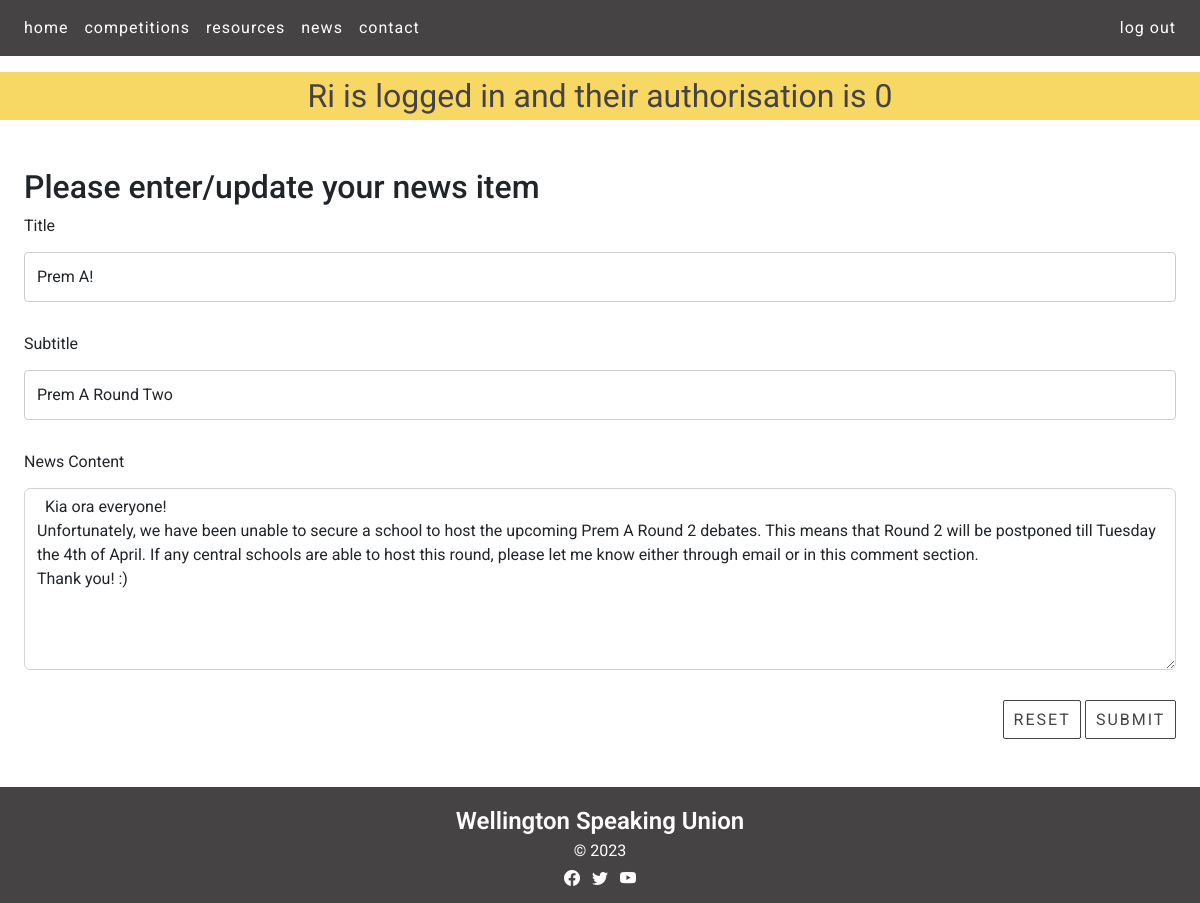
Page /news_cud?id=1&task=update (signed in) on the committed database.
### tables this page shows
CREATE TABLE news(
    news_id integer primary key autoincrement not null,
    title text not null unique,
    subtitle text not null unique,
    content text not null unique,
    newsdate date not null,
    member_id integer not null,
    foreign key(member_id) references member(member_id)
);

### server.py (the view, shortened to what this page needs)
@app.route ('/news_cud', methods=["GET", "POST"])
def news_cud():
    data = request.args
    required_keys = ['id','task']
    for k in required_keys:
        if k not in data.keys():
            message = "Do not know what to do with read update on news (key not present)"
            return render_template('error.html', message=message)
    if request.method == "GET":
        if data['task'] == 'delete':
            sql = "delete from news where news_id = ?"
            values_tuple = (data['id'],)
            result = run_commit_query(sql, values_tuple, db_path)
            return redirect(url_for('news'))
        elif data['task'] == 'update':
            sql = """ select title, subtitle, content from news where news_id=?"""
            values_tuple = (data['id'])
            result = run_search_query_tuples(sql, values_tuple, db_path, True)
            result = result[0]
            return render_template("news_cud.html",
                                    **result,
                                   id=data['id'],
                                   task=data['task'])
        elif data['task'] == 'add':
            temp = {'title': 'Test Title', 'subtitle': 'Test subtitle', 'content': 'Test content' }
            return render_template("news_cud.html",
                                   id=0,
                                   task=data['task'],
                                   **temp)
        else:
            message = "Unrecognised task coming from news page"
            return render_template('error.html', message=message)

### db_functions.py (called while the page is built)
def run_search_query_tuples(sql_query, values_tuple, file_path, rowfactory=False):
    result = None
    try:
        db = sqlite3.connect(file_path)
        if rowfactory:
            db.row_factory = sqlite3.Row
        cursor = db.cursor()
        cursor.execute(sql_query, values_tuple)
        result = cursor.fetchall()
        cursor.close()
    except sqlite3.Error as error:
        print("Error running search query tuples: {}".format(error))
        return None
    db.close()
    if result is None:
        print("No search values were found")
    return result

### templates/news_cud.html (shortened to what this page needs)
{% extends "layout.html" %}
{% block content %}
<div class="ecent-news-containers white-bg">
  <div class="news p-4 my-4">
    <h2>Please enter/update your news item</h2>
    <form action="{{url_for('news_cud', id=id, task=task)}}" method="POST">
      <div>
        <label for="title" class="form-label">Title</label>
        <input type="text" class="form-control" id="title" name="title" placeholder="" value="{{title}}" required>
      </div>
      <div>
        <label for="subtitle" class="form-label">Subtitle</label>
        <input type="text" class="form-control" id="subtitle" name="subtitle" placeholder="" value="{{subtitle}}" required>
      </div>
      <div>
        <label for="content" class="form-label">News Content</label>
        <textarea class="form-control" id="content" name="content" rows="7" required> {{content}} </textarea>
      </div>
      <div class="text-end">
        <button type="reset" class="btn btn-primary recent-news-button">Reset</button>
        <button type="submit" class="btn btn-primary recent-news-button">Submit</button>
      </div>
    </form>
  </div>
</div>
{% endblock %}

### static/styles.css (style rules this page uses)
:root { --brand-black: rgb(27,27,28); --brand-dark-gray: rgb(70,67,68); --brand-light-gray: rgb(104,102,103); --brand-yellow: rgb(248,216,101); --brand-white: rgb(255,255,255); }
.btn-primary, .btn-primary:hover { color:var(--brand-dark-gray); background-color:var(--brand-yellow); border-color:var(--brand-dark-gray); --bs-btn-active-bg:var(--brand-yellow); --bs-btn-active-border-color:var(--brand-white); --bs-btn-color: #fff; --bs-btn-bg:var(--brand-yellow); --bs-btn-border-color:transparent; --bs-btn-hover-color:var(--brand-dark-gray); --bs-btn-hover-bg:var(--brand-yellow); --bs-btn-hover-border-color:var(--brand-dark-gray); --bs-btn-focus-shadow-rgb: 49,132,253; --bs-btn-active-color: #fff; --bs-btn-active-shadow: inset 0 3px 5px rgba(0, 0, 0, 0.125); --bs-btn-disabled-color: #fff; --bs-btn-disabled-bg:var(--brand-yellow); --bs-btn-disabled-border-color: }
.btn, .btn-circle { display:inline-block; margin:auto; text-align: center; letter-spacing: 2px; color: var(--brand-white); vertical-align: middle; user-select: none; border: 1px solid transparent; text-transform: uppercase; padding: 1.1em 1.3em 1.1em 1.5em; transition: color 0.5s ease-in-out,background-color 0.5s ease-in-out,border-color 0.5s ease-in-out,box-shadow 1s cubic-bezier(.019,1,.22,1); position:relative; }
body { font-family: 'Roboto', serif; font-size: 100%; background-color: var(--brand-white); margin: 0; }
.white-bg { background-color: var(--brand-white); }
.recent-news-button { transition: none !important; border-radius: 2px; background-color: var(--brand-white); color:var(--brand-dark-gray); border-color:var(--brand-dark-gray); position: relative; text-align:center; display:inline-block; padding: 0.4em 0.6em; }
input[type=text], select, textarea { width: 100%; padding: 12px; border: 1px solid #ccc; border-radius: 4px; box-sizing: border-box; margin-top: 6px; margin-bottom: 30px; resize: vertical }
label, input[type='text'], input[type='email'], textarea { font-size:1em !important; }

### rows in the picture
news: title "Prem A!", subtitle "Prem A Round Two", content "Kia ora everyone! Unfortunately, we have been unable to secure a school to host the upcoming Prem A Round 2 debates. This means that Round 2 will be postponed till Tuesday the 4th of April. If any central schools are able to host this round, please let me know either through email or in this comment section. Thank you! :)"

### other values in the picture
{{ session['name'] }} "Ri"
{{ session['authorisation'] }} "0"
